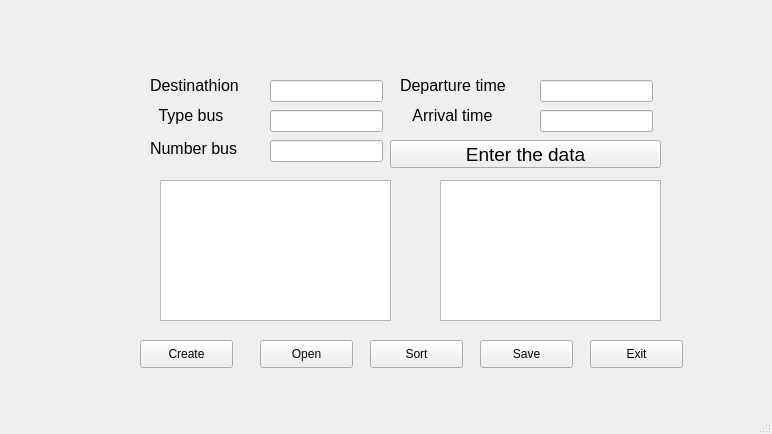
<?xml version="1.0" encoding="UTF-8"?>
<ui version="4.0">
 <class>MainWindow</class>
 <widget class="QMainWindow" name="MainWindow">
  <property name="geometry">
   <rect>
    <x>0</x>
    <y>0</y>
    <width>772</width>
    <height>434</height>
   </rect>
  </property>
  <property name="windowTitle">
   <string>MainWindow</string>
  </property>
  <widget class="QWidget" name="centralwidget">
   <property name="enabled">
    <bool>true</bool>
   </property>
   <widget class="QPushButton" name="pushButton">
    <property name="geometry">
     <rect>
      <x>140</x>
      <y>340</y>
      <width>93</width>
      <height>28</height>
     </rect>
    </property>
    <property name="text">
     <string>Create</string>
    </property>
   </widget>
   <widget class="QPushButton" name="pushButton_2">
    <property name="geometry">
     <rect>
      <x>260</x>
      <y>340</y>
      <width>93</width>
      <height>28</height>
     </rect>
    </property>
    <property name="text">
     <string>Open</string>
    </property>
   </widget>
   <widget class="QPushButton" name="pushButton_3">
    <property name="geometry">
     <rect>
      <x>370</x>
      <y>340</y>
      <width>93</width>
      <height>28</height>
     </rect>
    </property>
    <property name="text">
     <string>Sort</string>
    </property>
   </widget>
   <widget class="QPushButton" name="pushButton_4">
    <property name="geometry">
     <rect>
      <x>480</x>
      <y>340</y>
      <width>93</width>
      <height>28</height>
     </rect>
    </property>
    <property name="text">
     <string>Save</string>
    </property>
   </widget>
   <widget class="QPushButton" name="pushButton_5">
    <property name="geometry">
     <rect>
      <x>590</x>
      <y>340</y>
      <width>93</width>
      <height>28</height>
     </rect>
    </property>
    <property name="text">
     <string>Exit</string>
    </property>
   </widget>
   <widget class="QLineEdit" name="lineEdit">
    <property name="geometry">
     <rect>
      <x>270</x>
      <y>140</y>
      <width>113</width>
      <height>22</height>
     </rect>
    </property>
    <property name="text">
     <string/>
    </property>
   </widget>
   <widget class="QLabel" name="label_5">
    <property name="geometry">
     <rect>
      <x>150</x>
      <y>140</y>
      <width>111</width>
      <height>16</height>
     </rect>
    </property>
    <property name="font">
     <font>
      <pointsize>12</pointsize>
     </font>
    </property>
    <property name="layoutDirection">
     <enum>Qt::LeftToRight</enum>
    </property>
    <property name="text">
     <string>Number bus</string>
    </property>
   </widget>
   <widget class="QLabel" name="label_6">
    <property name="geometry">
     <rect>
      <x>150</x>
      <y>100</y>
      <width>111</width>
      <height>31</height>
     </rect>
    </property>
    <property name="font">
     <font>
      <pointsize>12</pointsize>
     </font>
    </property>
    <property name="layoutDirection">
     <enum>Qt::RightToLeft</enum>
    </property>
    <property name="text">
     <string>  Type bus</string>
    </property>
    <property name="textFormat">
     <enum>Qt::AutoText</enum>
    </property>
   </widget>
   <widget class="QLineEdit" name="lineEdit_2">
    <property name="geometry">
     <rect>
      <x>270</x>
      <y>110</y>
      <width>113</width>
      <height>22</height>
     </rect>
    </property>
    <property name="text">
     <string/>
    </property>
   </widget>
   <widget class="QLabel" name="label_7">
    <property name="geometry">
     <rect>
      <x>150</x>
      <y>70</y>
      <width>121</width>
      <height>31</height>
     </rect>
    </property>
    <property name="font">
     <font>
      <pointsize>12</pointsize>
     </font>
    </property>
    <property name="layoutDirection">
     <enum>Qt::LeftToRight</enum>
    </property>
    <property name="text">
     <string>Destinathion</string>
    </property>
    <property name="textFormat">
     <enum>Qt::AutoText</enum>
    </property>
   </widget>
   <widget class="QLineEdit" name="lineEdit_3">
    <property name="geometry">
     <rect>
      <x>270</x>
      <y>80</y>
      <width>113</width>
      <height>22</height>
     </rect>
    </property>
    <property name="text">
     <string/>
    </property>
   </widget>
   <widget class="QLabel" name="label_8">
    <property name="geometry">
     <rect>
      <x>400</x>
      <y>70</y>
      <width>141</width>
      <height>31</height>
     </rect>
    </property>
    <property name="font">
     <font>
      <pointsize>12</pointsize>
     </font>
    </property>
    <property name="layoutDirection">
     <enum>Qt::LeftToRight</enum>
    </property>
    <property name="text">
     <string>Departure time</string>
    </property>
    <property name="textFormat">
     <enum>Qt::AutoText</enum>
    </property>
   </widget>
   <widget class="QLabel" name="label_9">
    <property name="geometry">
     <rect>
      <x>400</x>
      <y>100</y>
      <width>121</width>
      <height>31</height>
     </rect>
    </property>
    <property name="font">
     <font>
      <pointsize>12</pointsize>
     </font>
    </property>
    <property name="layoutDirection">
     <enum>Qt::LeftToRight</enum>
    </property>
    <property name="text">
     <string>   Arrival time</string>
    </property>
    <property name="textFormat">
     <enum>Qt::AutoText</enum>
    </property>
   </widget>
   <widget class="QLineEdit" name="lineEdit_4">
    <property name="geometry">
     <rect>
      <x>540</x>
      <y>80</y>
      <width>113</width>
      <height>22</height>
     </rect>
    </property>
    <property name="text">
     <string/>
    </property>
   </widget>
   <widget class="QLineEdit" name="lineEdit_5">
    <property name="geometry">
     <rect>
      <x>540</x>
      <y>110</y>
      <width>113</width>
      <height>22</height>
     </rect>
    </property>
    <property name="text">
     <string/>
    </property>
   </widget>
   <widget class="QPushButton" name="pushButton_6">
    <property name="geometry">
     <rect>
      <x>390</x>
      <y>140</y>
      <width>271</width>
      <height>28</height>
     </rect>
    </property>
    <property name="font">
     <font>
      <pointsize>14</pointsize>
     </font>
    </property>
    <property name="text">
     <string>Enter the data</string>
    </property>
   </widget>
   <widget class="QTextEdit" name="textEdit">
    <property name="geometry">
     <rect>
      <x>160</x>
      <y>180</y>
      <width>231</width>
      <height>141</height>
     </rect>
    </property>
   </widget>
   <widget class="QTextEdit" name="textEdit_2">
    <property name="geometry">
     <rect>
      <x>440</x>
      <y>180</y>
      <width>221</width>
      <height>141</height>
     </rect>
    </property>
   </widget>
  </widget>
  <widget class="QMenuBar" name="menubar">
   <property name="geometry">
    <rect>
     <x>0</x>
     <y>0</y>
     <width>772</width>
     <height>26</height>
    </rect>
   </property>
  </widget>
  <widget class="QStatusBar" name="statusbar"/>
 </widget>
 <resources/>
 <connections/>
</ui>
